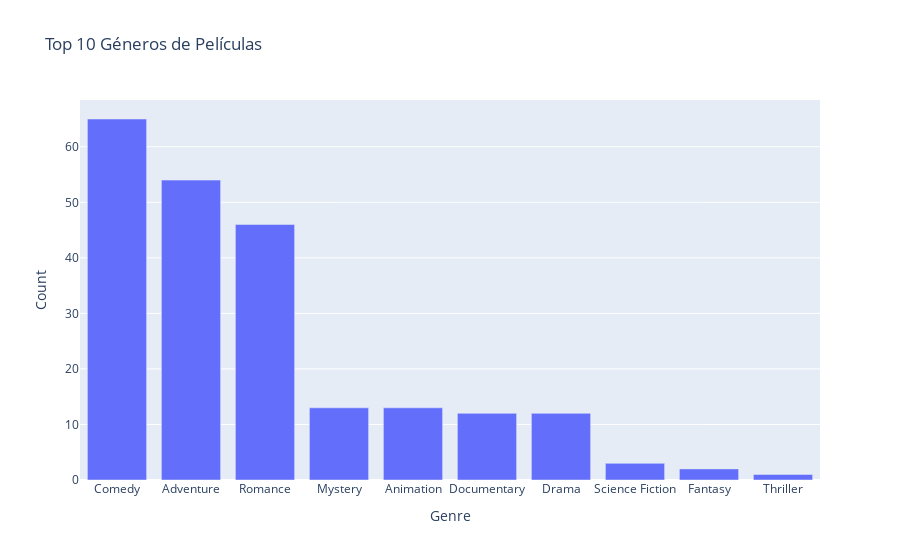

Notebook cell for this chart:
### Markdown cell above
Gráfico de Barras de los 10 Géneros con más películas

### Code cell
top10 = df['Genre'].value_counts().head(10).reset_index()
top10.columns = ['Genre', 'Count']

fig = px.bar(top10, x='Genre', y='Count', title='Top 10 Géneros de Películas')
fig.show()

### Figure 1 — Plotly figure (JSON) as saved in the notebook; plotly's stock layout.template omitted (floating-point values rounded to 4 significant figures)
{"data": [{"hovertemplate": "Genre=%{x}<br>Count=%{y}<extra></extra>", "legendgroup": "", "marker": {"color": "#636efa", "pattern": {"shape": ""}}, "name": "", "orientation": "v", "showlegend": false, "textposition": "auto", "type": "bar", "x": ["Comedy", "Adventure", "Romance", "Mystery", "Animation", "Documentary", "Drama", "Science Fiction", "Fantasy", "Thriller"], "xaxis": "x", "y": [65, 54, 46, 13, 13, 12, 12, 3, 2, 1], "yaxis": "y"}], "layout": {"barmode": "relative", "legend": {"tracegroupgap": 0}, "title": {"text": "Top 10 Géneros de Películas"}, "xaxis": {"anchor": "y", "domain": [0, 1], "title": {"text": "Genre"}}, "yaxis": {"anchor": "x", "domain": [0, 1], "title": {"text": "Count"}}}}
